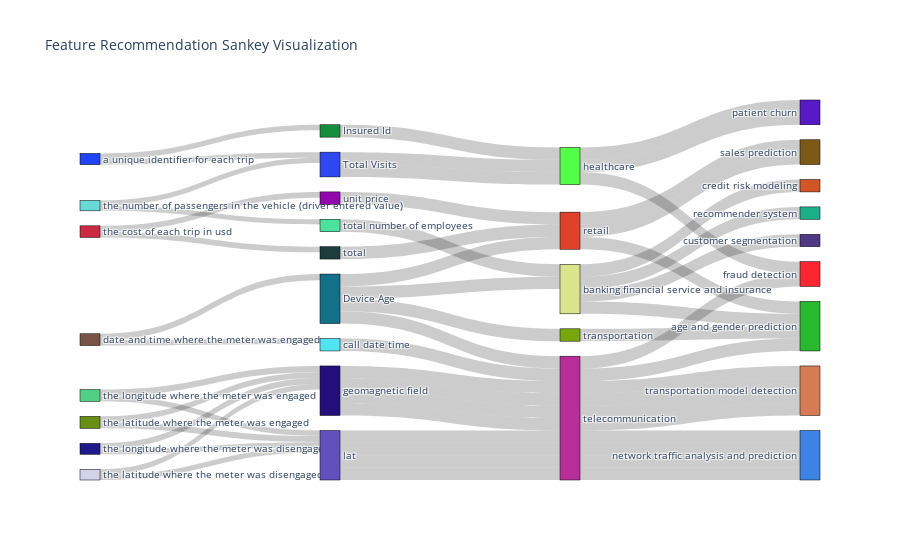

The cell this chart's notebook holds for it:
### Code cell
df_3 = feature_recommendation(df_attr_2, desc_column='Desc')
fig_3 = sankey_visualization(df_3, industry_included=True, usecase_included=True)
fig_3.show()

### Figure 1 — Plotly figure (JSON) as saved in the notebook; plotly's stock layout.template omitted (floating-point values rounded to 4 significant figures)
{"data": [{"link": {"source": [0, 8, 17, 0, 9, 17, 1, 10, 18, 1, 11, 18, 2, 12, 19, 12, 18, 12, 21, 12, 22, 2, 13, 21, 3, 8, 17, 3, 14, 22, 22, 22, 4, 15, 21, 4, 16, 21, 5, 16, 21, 5, 15, 21, 6, 15, 21, 6, 16, 21, 7, 15, 21, 7, 16, 21], "target": [8, 17, 25, 9, 17, 26, 10, 18, 27, 11, 18, 27, 12, 19, 28, 18, 28, 21, 28, 22, 28, 13, 21, 26, 8, 17, 25, 14, 22, 29, 30, 31, 15, 21, 32, 16, 21, 33, 16, 21, 33, 15, 21, 32, 15, 21, 32, 16, 21, 33, 15, 21, 32, 16, 21, 33], "value": [0.4541, 1, 1, 0.4504, 1, 1, 0.4767, 1, 1, 0.4602, 1, 1, 0.5013, 1, 1, 1, 1, 1, 1, 1, 1, 0.4483, 1, 1, 0.4269, 1, 1, 0.4177, 1, 1, 1, 1, 0.5041, 1, 1, 0.4494, 1, 1, 0.4945, 1, 1, 0.4725, 1, 1, 0.4786, 1, 1, 0.4085, 1, 1, 0.4409, 1, 1, 0.423, 1, 1]}, "node": {"color": ["#1D45F7", "#CE2942", "#795347", "#66DAD8", "#50D087", "#678F14", "#1F1A8C", "#D1D4E7", "#2F47F1", "#168F3C", "#9208AF", "#1D3C3C", "#137089", "#50E4F3", "#4BE29D", "#24107C", "#6150BD", "#53FE49", "#DF412A", "#76A70B", "#E4DF34", "#B72E99", "#D9E48D", "#F0E45D", "#B03C00", "#5819C6", "#FE2530", "#7C5915", "#27BA2E", "#D25525", "#1BAF88", "#4F3984", "#D77B54", "#3D83E3"], "label": ["a unique identifier for each trip", "the cost of each trip in usd", "date and time where the meter was engaged", "the number of passengers in the vehicle (driver entered value)", "the longitude where the meter was engaged", "the latitude where the meter was engaged", "the longitude where the meter was disengaged", "the latitude where the meter was disengaged", "Total Visits", "Insured Id", "unit price", "total", "Device Age", "call date time", "total number of employees", "geomagnetic field", "lat", "healthcare", "retail", "transportation", "retail", "telecommunication", "banking financial service and insurance", "telecommunication", "banking financial service and insurance", "patient churn", "fraud detection", "sales prediction", "age and gender prediction", "credit risk modeling", "recommender system", "customer segmentation", "transportation model detection", "network traffic analysis and prediction"], "line": {"color": ["#A1FB1B", "#521953", "#CE1004", "#ECE4BE", "#2B3CB2", "#AD4F0F", "#99661E", "#CB0149", "#F27C77", "#0CCD22", "#C4E751", "#52EBA9", "#88D1CD", "#C95FAF", "#E0237B", "#7A1055", "#13311A", "#AC1C57", "#730833", "#D6D6FF", "#C97BB4", "#B11F93", "#33B2F0", "#ADB4E9", "#72C90D", "#B9A074", "#017EFE", "#950CC8", "#6822BB", "#295845", "#351A43", "#1B627D", "#9AF621", "#291573", "#0CD444", "#8F18D7", "#E5BD47", "#E4EDC4", "#9C7A19", "#1E1725", "#DC1BDA", "#D92E67", "#94D17D", "#962EDD", "#77E4C6", "#F07B42", "#0D84A5", "#6F021D", "#3FE191", "#E9B15B", "#18F1D6", "#EBC5E9", "#47ABA4", "#758275", "#CD7FB6", "#510298"], "width": 0.5}, "pad": 15, "thickness": 20}, "type": "sankey"}], "layout": {"font": {"size": 10}, "title": {"text": "Feature Recommendation Sankey Visualization"}}}
